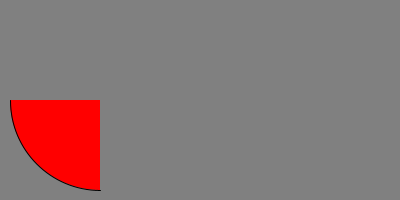
Frame 1 (no input)
Frame 60 (the mouse pressed at the canvas centre just before this capture): identical to frame 1, image omitted
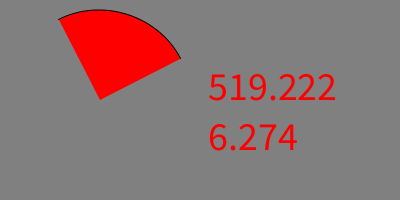
Frame 120 (the mouse held since frame 60 and released just before this capture)

The Processing sketch that drew these frames (run headless with seeded random() and noise(); from frame 60 on, the mouse is pressed at the canvas centre):

// Processing sketch: week16_6
// ── week16_6.pde
void setup()
{
  size(400,200);
  fill(255,0,0);
  textSize(40);  
}

float shift = 0;
float v = 0; //一開始速度0

void mousePressed()
{
//v = random(10);   // 0...10.0 , 10以下
  v = random(10)+5; // 5...15.0 
}            // +5 讓v介於5~15

void draw()
{
  background(128,128,128);
  float start = radians(90+shift); 
  float stop = radians(180+shift); 
  arc(100,100, 180,180, start,stop);
  if( v > 0.1 )//還有速度時,就轉動
  {
    shift += v; //轉動速度
    v = v * 0.99; //會慢慢減速
    text(shift,200,100); //印出shift
    text(v,200,150); //印出轉動速度
  }
}
